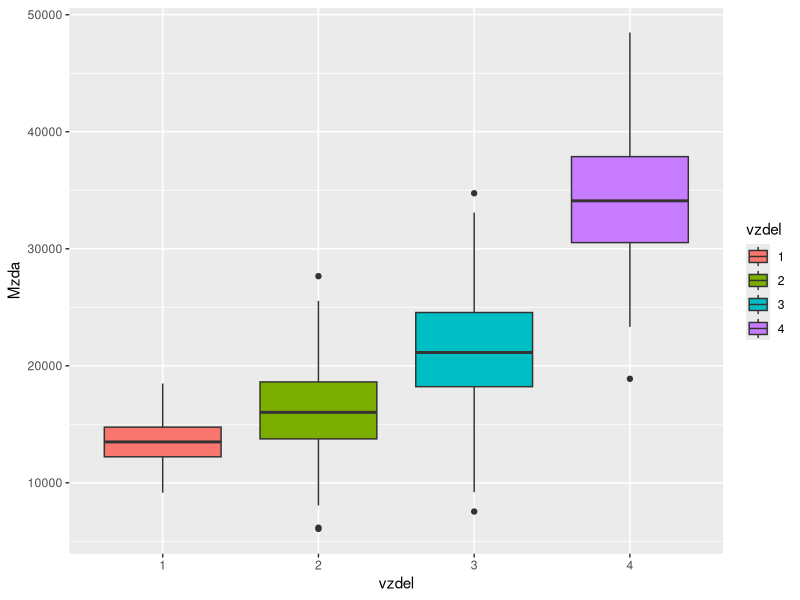

Generate this figure with R: (Note: this script raises an error after producing the figure.)
library(ggplot2)
library(sampling)

mzdy <- read.csv("Mzdy.txt")
mzdy$vzdel <- as.factor(mzdy$vzdel)
# mzdy[order(mzdy$vzdel), ] # ta data už vypadaji serazena
mm <- 9
n <- 50 + abs(mm - 6) * 10
N <- nrow(mzdy)
true_mean <- mean(mzdy$Mzda)
true_mean_strat <- c(mean(mzdy$Mzda[mzdy$vzdel==1]), mean(mzdy$Mzda[mzdy$vzdel==2]), mean(mzdy$Mzda[mzdy$vzdel==3]), mean(mzdy$Mzda[mzdy$vzdel==4]))

# Proveďte rozklad rozptylu mezd, posuďte podíl vnitroskupinové a meziskupinové variability mezd.
anova <- anova(aov(Mzda ~ vzdel, data=mzdy))

summary(anova)
paste("Většina variability je vysvětlená vzděláním :)")

ggplot(data=mzdy, aes(x=vzdel, y=Mzda, fill=vzdel)) +
  geom_boxplot()

# Proveďte alokaci výběru:
## a. rovnoměrnou <- v kazde skupine n/pocet skupin pozorovani
rov_aloc <- c(n/4, n/4, n/4, n/4)
r_strata <- strata(mzdy, stratanames = c("vzdel"), size=rov_aloc, method="srswor", description = T)
## b. proporcionální <- podle pomeru kolik je v jednotlivych skupinach pozorovani
popsize <- table(mzdy$vzdel)
prop_aloc <- pmin(pmax(round((n*popsize/sum(popsize))),2),popsize)
p_strata <- strata(mzdy, stratanames = c("vzdel"), size=prop_aloc, method="srswor", description = T)
## c. optimální <- v prezentaci cviceni 4
popvar <- c(sd(mzdy$Mzda[mzdy$vzdel==1]), sd(mzdy$Mzda[mzdy$vzdel==2]), sd(mzdy$Mzda[mzdy$vzdel==3]), sd(mzdy$Mzda[mzdy$vzdel==4]))
opt_aloc <- n * (popsize*popvar / sum(popsize*popvar))
opt_aloc <- round(opt_aloc)
sum(opt_aloc) # je to dobry, je to porad 80
o_strata <- strata(mzdy, stratanames = c("vzdel"), size=opt_aloc, method="srswor", description = T)

# Pro 95% spolehlivost určete interval spolehlivosti odhadu průměrné mzdy pro prostý náhodný výběr bez vracení 
# z celé populace a pro stratifikované náhodné výběry z bodu 2. Povede využití stratifikovaného výběru k zvýšení
# přesnosti odhadu průměrné mzdy? Tratíme hodně na přesnosti, když použijeme proporcionální alokaci místo optimální? 
# Porovnejte přesnost výběrových plánů mezi sebou.

# 95% CI PNV z celé populace
pnv_sample <- sample(mzdy$Mzda, size = n)

odh_var <- (1-n/N)*var(pnv_sample)/n
odh_prum <- mean(pnv_sample)
CI <- c(odh_prum + qt(0.025,n-1)*sqrt(odh_var),
        odh_prum - qt(0.025,n-1)*sqrt(odh_var))
cat("Odhad prumerne mzdy s pouzitim PNV cini: ", round(odh_prum))
cat("95% interval spolehlivosti prumerne mzdy s pouzitim PNV cini: ", round(CI))
dplyr::between(true_mean, CI[1], CI[2])

# 95% CI ze strat
r_sample <- getdata(mzdy, r_strata)
p_sample <- getdata(mzdy, p_strata)
o_sample <- getdata(mzdy, o_strata)

get_CI <- function(sample, aloc, name) {
  vyb_prum_strat <- c(mean(sample$Mzda[sample$vzdel==1]),
                      mean(sample$Mzda[sample$vzdel==2]), 
                      mean(sample$Mzda[sample$vzdel==3]),
                      mean(sample$Mzda[sample$vzdel==4]))
  vyb_var_strat <- c(var(sample$Mzda[sample$vzdel==1]), 
                     var(sample$Mzda[sample$vzdel==2]), 
                     var(sample$Mzda[sample$vzdel==3]), 
                     var(sample$Mzda[sample$vzdel==4]))
  odh_var_strat <- c((1-aloc/popsize)*vyb_var_strat/aloc)
  odh_prum <- sum(popsize*vyb_prum_strat)/N
  cat("Odhad prumerne mzdy s pouzitim", name, "alokace strat cini: ", round(odh_prum))
  
  odh_var <- sum((popsize^2)*odh_var_strat)/N^2
  CI <- c(odh_prum+qt(0.025,n-1)*sqrt(odh_var),
          odh_prum-qt(0.025,n-1)*sqrt(odh_var))
  
  cat("95% interval spolehlivosti prumerne mzdy s pouzitim", name, "alokace strat cini: ", round(CI))
  dplyr::between(true_mean, CI[1], CI[2])
  cat("Sirka intervalu je", CI[2]-CI[1])
  
  # Pro oblastní výběry dle ii) spočítejte pro 95% spolehlivost rovněž intervaly spolehlivosti pro jednotlivá strata. 
  CI_strat_h<-vyb_prum_strat-qt(0.025,aloc-1)*sqrt(vyb_var_strat)
  CI_strat_d<-vyb_prum_strat+qt(0.025,aloc-1)*sqrt(vyb_var_strat)
  cat("95% interval spolehlivosti prumerne mzdy s pouzitim", name, "alokace strat cini: ", round(CI))
  cat("Sirky intervalu pro jednotliva strata", CI_strat_h - CI_strat_d)
  tab <- cbind(c("základní škola", "střední škola bez maturity", "střední škola s maturitou", "vysoká škola"),
               round(CI_strat_d), 
               round(CI_strat_h),
               round(CI_strat_h - CI_strat_d),
  # Dávají dostatečně přesné odhady průměrných příjmů jednotlivých skupin (zadavatel považuje odhad průměrné mzdy 
  # za dostatečně přesný, když šířka intervalu spolehlivosti 2Δ nepřesáhne 10 % populačního průměru). 
               round(CI_strat_h - CI_strat_d) <= true_mean/10, # ?? je takhle myšleno 10 % populačního průměru??
               round(true_mean_strat))
  
  knitr::kable(tab, col.names = c("stratum - nejvyšší dosažené vzdělání", "dolní hranice CI", "horní hranice CI", "šířka CI", "dostatečná přesnost", "populační průměr strata"),
               caption = paste("95% konfidenční intervaly jednotlivých strat s použitím", name, "alokace"))
  return(vyb_prum_strat)
}

tab <- data.frame(strata=rep(c("základní škola", "střední škola bez maturity", "střední škola s maturitou", "vysoká škola"), 3))

tab["alokace"] <- c(rep("rovnomerna", 4), rep("proporcni", 4), rep("optimalni", 4))
tab["prumeru"] <- c(get_CI(r_sample, rov_aloc, "rovnomerne"), get_CI(p_sample, prop_aloc, "proporcni"), get_CI(o_sample, opt_aloc, "optimalni"))
tab["populacni"] <- c(rep(true_mean_strat, 3))


# Která z alokací výběru je podle vás vhodná, pokud je cílem výběrového šetření získat při daném rozsahu
# výběru n co nejkvalitnější odhady průměrných mezd jednotlivých skupin zaměstnanců? (3b) 

ggplot(data = tab) +
  geom_point(aes(x=strata, y=prumer, col=alokace), size=3) +
  geom_point(aes(x=strata, y=populacni, col="populační průměr"), shape=4, size=3) +
  labs(title="Srovnání odhadů průměrů a populačních hodnot") +
  xlab("Stratum") +
  ylab("Průměrná mzda") +
  scale_colour_viridis_d()
